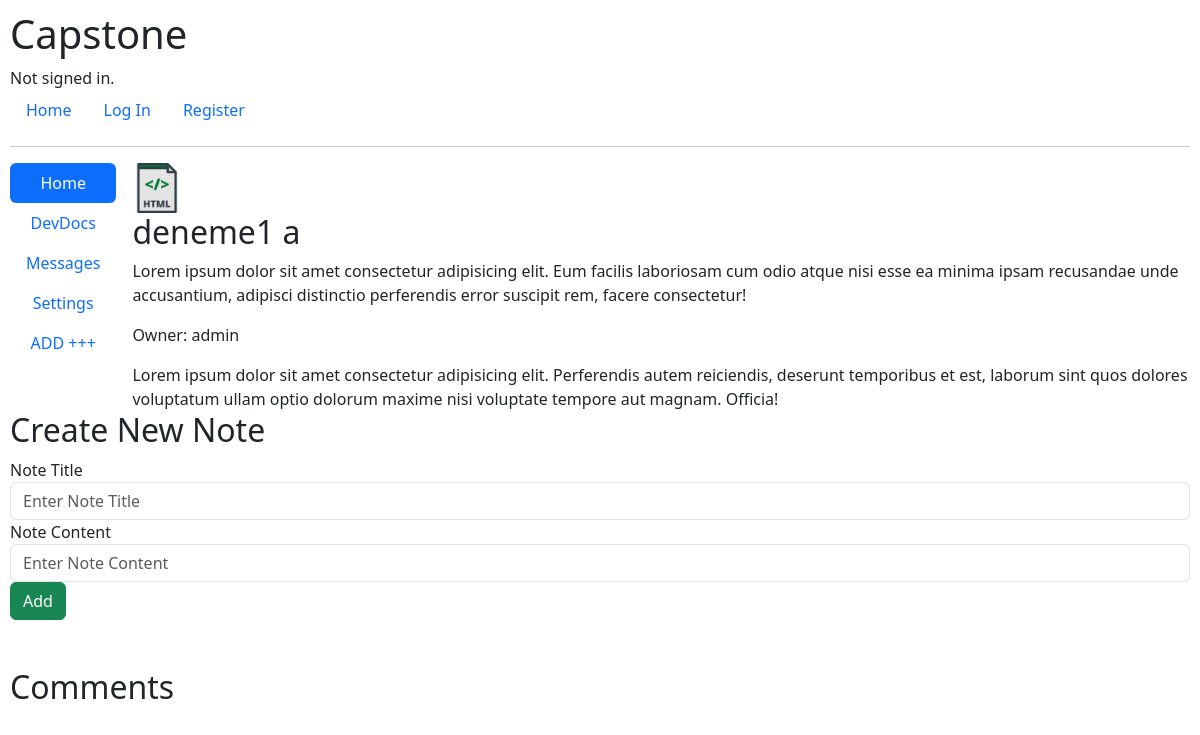
/input/2/deneme1-a/, run on an earlier commit of the app's database.
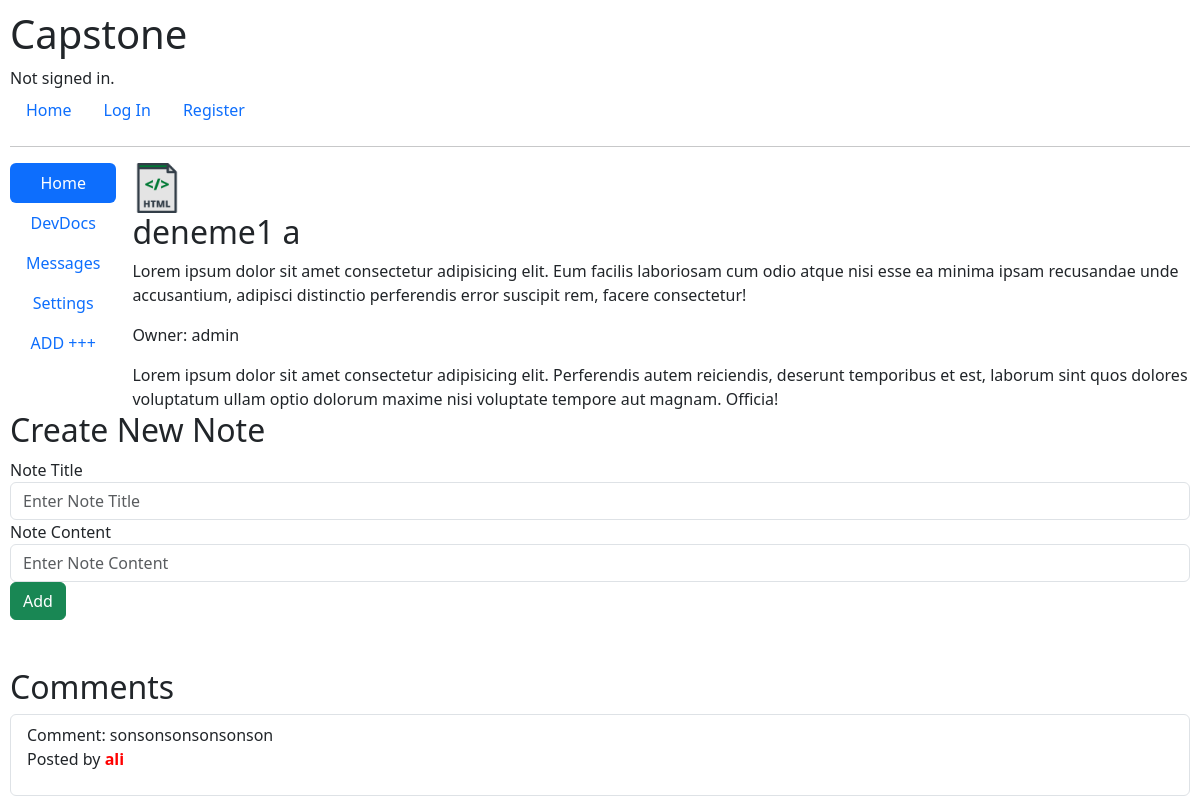
And on a later commit of the database.
### capstone/models.py (models this page shows, shortened)
class Input(models.Model):
    title = models.CharField(max_length=30)
    content = models.CharField(max_length=6000)
    owner = models.ForeignKey(User, on_delete=models.CASCADE, blank=True, null=True, related_name="user")
    category = models.ForeignKey(Category, on_delete=models.CASCADE, blank=True, null=True, related_name="category")
    isActive = models.BooleanField(default=True)
    bookmark = models.ManyToManyField(User, blank=True, null=True, related_name="inputBookmark")

class Category(models.Model):
    categoryName = models.CharField(max_length=60)
    categoryImage = models.ImageField(upload_to='category_images', blank=True, null=True)

class User(AbstractUser):
    pass

class Comment(models.Model):
    author = models.ForeignKey(User, on_delete=models.CASCADE, blank=True, null=True, related_name="userComment")
    input = models.ForeignKey(Input, on_delete=models.CASCADE, blank=True, null=True, related_name="inputComment")
    message = models.CharField(max_length=400)
    category = models.ForeignKey(Category, on_delete=models.CASCADE, blank=True, null=True, related_name="categoryComment")

### capstone/views.py (the view)
# urls.py: path('input/<int:id>/<slug:slug>/', views.input, name='input'),
def input(request, id, slug):
    inputData = Input.objects.get(pk=id)
    isInputInBookmark = request.user in inputData.bookmark.all()
    allComments = Comment.objects.filter(input=inputData)
    return render(request, "capstone/input.html", {
        "input": inputData,
        "isInputInBookmark": isInputInBookmark,
        "allComments": allComments
    })

### capstone/templates/capstone/input.html (shortened to what this page needs)
{% extends "capstone/layout.html" %}
{% block body %}
<div class="d-flex align-items-start">
    <div class="nav flex-column nav-pills me-3" id="v-pills-tab" role="tablist" aria-orientation="vertical">
      <button class="nav-link active" id="v-pills-home-tab" data-bs-toggle="pill" data-bs-target="#v-pills-home" type="button" role="tab" aria-controls="v-pills-home" aria-selected="true">Home</button>
      <button class="nav-link" id="v-pills-profile-tab" data-bs-toggle="pill" data-bs-target="#v-pills-profile" type="button" role="tab" aria-controls="v-pills-profile" aria-selected="false">DevDocs</button>
      <button class="nav-link" id="v-pills-messages-tab" data-bs-toggle="pill" data-bs-target="#v-pills-messages" type="button" role="tab" aria-controls="v-pills-messages" aria-selected="false">Messages</button>
      <button class="nav-link" id="v-pills-settings-tab" data-bs-toggle="pill" data-bs-target="#v-pills-settings" type="button" role="tab" aria-controls="v-pills-settings" aria-selected="false">Settings</button>
      <button class="nav-link" id="v-pills-add-tab" data-bs-toggle="pill" data-bs-target="#v-pills-add" type="button" role="tab" aria-controls="v-pills-add" aria-selected="false">ADD +++ </button>
    </div>
    <div class="tab-content" id="v-pills-tabContent">
      <div class="tab-pane fade show active" id="v-pills-home" role="tabpanel" aria-labelledby="v-pills-home-tab">
        {% if input.category.categoryImage %}
            <img src="{{ input.category.categoryImage.url }}" alt="{{ input.category.categoryName }}" style="width: 50px;">
        {% endif %}
        <h2>{{ input.title }}</h2>
        <p>{{ input.content }}</p>
        <p>Owner: {{ input.owner }}</p>Lorem ipsum dolor sit amet consectetur adipisicing elit. Perferendis autem reiciendis, deserunt temporibus et est, laborum sint quos dolores voluptatum ullam optio dolorum maxime nisi voluptate tempore aut magnam. Officia!</div>
    </div>
  </div>
  <h2>Create New Note</h2>
  <form action="{% url 'add_note' input.id input.title|slugify %}" method="POST">
    <div class="form-group">
        <label for="note_title">Note Title</label>
        <input type="text" class="form-control" id="note_title" name="note_title" placeholder="Enter Note Title">
    </div>
    <div class="form-group">
        <label for="note_content">Note Content</label>
        <input type="text" class="form-control" id="note_content" name="note_content" placeholder="Enter Note Content">
    </div>
    <button type="submit" class="btn btn-success">Add</button>
</form>
<br>
<br>
<h2>Comments</h2>
<ul class="list-group">
{% for comment in allComments %}
    <li class="list-group-item">Comment: {{ comment.message }}
        <br>
        <p>Posted by <strong style="color: red;">{{ comment.author }}</strong></p>
    </li>
{% endfor %}
</ul>
{% endblock %}

### capstone/templates/capstone/layout.html (shortened to what this page needs)
{% load static %}
<!DOCTYPE html>
<html lang="en">
    <head>
        <link href="https://cdn.jsdelivr.net/npm/bootstrap@5.3.2/dist/css/bootstrap.min.css" rel="stylesheet">
        <link href="{% static 'capstone/styles.css' %}" rel="stylesheet">
    </head>
    <body>
        <h1>Capstone</h1>
        <div>
            {% if user.is_authenticated %}
                Signed in as <strong>{{ user.username }}</strong>.
            {% else %}
                Not signed in.
            {% endif %}
        </div>
        <ul class="nav">
            <li class="nav-item">
                <a class="nav-link" href="{% url 'index' %}">Home</a>
            </li>
            {% if user.is_authenticated %}
                <li class="nav-item">
                    <a class="nav-link" href="{% url 'create' %}">Create Input</a>
                </li>
                <li class="nav-item">
                    <a class="nav-link" href="{% url 'bookmark' %}">Bookmarks</a>
                </li>
                <li class="nav-item">
                    <a class="nav-link" href="{% url 'logout' %}">Log Out</a>
                </li>
            {% else %}
                <li class="nav-item">
                    <a class="nav-link" href="{% url 'login' %}">Log In</a>
                </li>
                <li class="nav-item">
                    <a class="nav-link" href="{% url 'register' %}">Register</a>
                </li>
            {% endif %}
        </ul>
        <hr>
        {% block body %}
        {% endblock %}
    </body>
</html>

### capstone/static/capstone/styles.css (style rules this page uses)
body { padding: 10px; }

What changed in the data, as far as the page shows it:
added Comment: message "sonsonsonsonsonson", author "ali"
